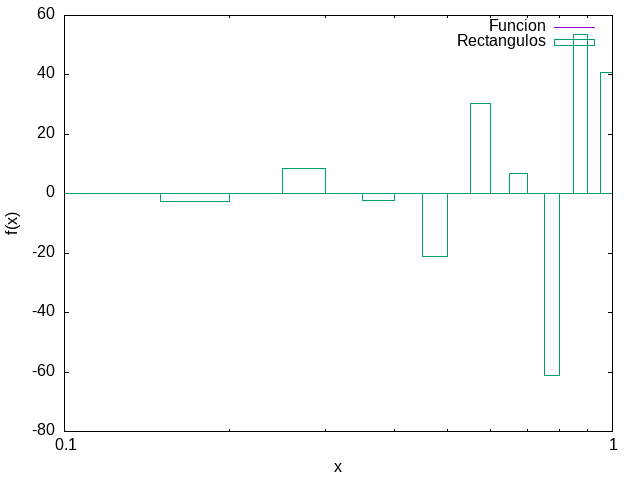

Reproduce this figure in gnuplot.
set term png
set output 'grafico_funcion_rectangulos_regla_trapezoidal.png'
set xlabel 'x'
set ylabel 'f(x)'
set logscale x
plot 'datos_regla_trapezoidal.dat' w l title 'Funcion', '' w boxes title 'Rectangulos'
